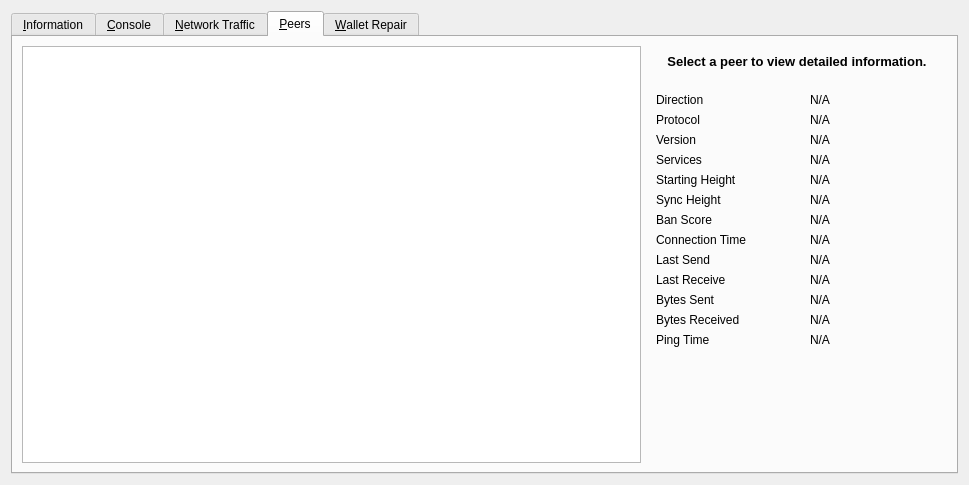
<?xml version="1.0" encoding="UTF-8"?>
<ui version="4.0">
 <class>RPCConsole</class>
 <widget class="QDialog" name="RPCConsole">
  <property name="geometry">
   <rect>
    <x>0</x>
    <y>0</y>
    <width>969</width>
    <height>485</height>
   </rect>
  </property>
  <property name="windowTitle">
   <string>Tools window</string>
  </property>
  <layout class="QVBoxLayout" name="verticalLayout_2">
   <item>
    <widget class="QTabWidget" name="tabWidget">
     <property name="currentIndex">
      <number>3</number>
     </property>
     <widget class="QWidget" name="tab_info">
      <attribute name="title">
       <string>&amp;Information</string>
      </attribute>
      <layout class="QGridLayout" name="gridLayout" columnstretch="0,0">
       <property name="horizontalSpacing">
        <number>12</number>
       </property>
       <item row="0" column="0">
        <widget class="QLabel" name="generalHeader">
         <property name="font">
          <font>
           <weight>75</weight>
           <bold>true</bold>
          </font>
         </property>
         <property name="text">
          <string>General</string>
         </property>
        </widget>
       </item>
       <item row="1" column="0">
        <widget class="QLabel" name="clientNameLabel">
         <property name="text">
          <string>Client name</string>
         </property>
        </widget>
       </item>
       <item row="1" column="1">
        <widget class="QLabel" name="clientName">
         <property name="cursor">
          <cursorShape>IBeamCursor</cursorShape>
         </property>
         <property name="text">
          <string>N/A</string>
         </property>
         <property name="textFormat">
          <enum>Qt::PlainText</enum>
         </property>
         <property name="textInteractionFlags">
          <set>Qt::LinksAccessibleByMouse|Qt::TextSelectableByKeyboard|Qt::TextSelectableByMouse</set>
         </property>
        </widget>
       </item>
       <item row="2" column="0">
        <widget class="QLabel" name="clientVersionLabel">
         <property name="text">
          <string>Client version</string>
         </property>
        </widget>
       </item>
       <item row="2" column="1">
        <widget class="QLabel" name="clientVersion">
         <property name="cursor">
          <cursorShape>IBeamCursor</cursorShape>
         </property>
         <property name="text">
          <string>N/A</string>
         </property>
         <property name="textFormat">
          <enum>Qt::PlainText</enum>
         </property>
         <property name="textInteractionFlags">
          <set>Qt::LinksAccessibleByMouse|Qt::TextSelectableByKeyboard|Qt::TextSelectableByMouse</set>
         </property>
        </widget>
       </item>
       <item row="3" column="0">
        <widget class="QLabel" name="openSSLVersionLabel">
         <property name="text">
          <string>Using OpenSSL version</string>
         </property>
         <property name="indent">
          <number>10</number>
         </property>
        </widget>
       </item>
       <item row="3" column="1">
        <widget class="QLabel" name="openSSLVersion">
         <property name="cursor">
          <cursorShape>IBeamCursor</cursorShape>
         </property>
         <property name="text">
          <string>N/A</string>
         </property>
         <property name="textFormat">
          <enum>Qt::PlainText</enum>
         </property>
         <property name="textInteractionFlags">
          <set>Qt::LinksAccessibleByMouse|Qt::TextSelectableByKeyboard|Qt::TextSelectableByMouse</set>
         </property>
        </widget>
       </item>
       <item row="4" column="0">
        <widget class="QLabel" name="berkeleyDBVersionLabel">
         <property name="text">
          <string>Using BerkeleyDB version</string>
         </property>
         <property name="indent">
          <number>10</number>
         </property>
        </widget>
       </item>
       <item row="4" column="1">
        <widget class="QLabel" name="berkeleyDBVersion">
         <property name="cursor">
          <cursorShape>IBeamCursor</cursorShape>
         </property>
         <property name="text">
          <string>N/A</string>
         </property>
         <property name="textFormat">
          <enum>Qt::PlainText</enum>
         </property>
         <property name="textInteractionFlags">
          <set>Qt::LinksAccessibleByMouse|Qt::TextSelectableByKeyboard|Qt::TextSelectableByMouse</set>
         </property>
        </widget>
       </item>
       <item row="5" column="0">
        <widget class="QLabel" name="buildDateLabel">
         <property name="text">
          <string>Build date</string>
         </property>
        </widget>
       </item>
       <item row="5" column="1">
        <widget class="QLabel" name="buildDate">
         <property name="cursor">
          <cursorShape>IBeamCursor</cursorShape>
         </property>
         <property name="text">
          <string>N/A</string>
         </property>
         <property name="textFormat">
          <enum>Qt::PlainText</enum>
         </property>
         <property name="textInteractionFlags">
          <set>Qt::LinksAccessibleByMouse|Qt::TextSelectableByKeyboard|Qt::TextSelectableByMouse</set>
         </property>
        </widget>
       </item>
       <item row="6" column="0">
        <widget class="QLabel" name="startupTimeLabel">
         <property name="text">
          <string>Startup time</string>
         </property>
        </widget>
       </item>
       <item row="6" column="1">
        <widget class="QLabel" name="startupTime">
         <property name="cursor">
          <cursorShape>IBeamCursor</cursorShape>
         </property>
         <property name="text">
          <string>N/A</string>
         </property>
         <property name="textFormat">
          <enum>Qt::PlainText</enum>
         </property>
         <property name="textInteractionFlags">
          <set>Qt::LinksAccessibleByMouse|Qt::TextSelectableByKeyboard|Qt::TextSelectableByMouse</set>
         </property>
        </widget>
       </item>
       <item row="7" column="0">
        <widget class="QLabel" name="networkHeader">
         <property name="font">
          <font>
           <weight>75</weight>
           <bold>true</bold>
          </font>
         </property>
         <property name="text">
          <string>Network</string>
         </property>
        </widget>
       </item>
       <item row="8" column="0">
        <widget class="QLabel" name="networkNameLabel">
         <property name="text">
          <string>Name</string>
         </property>
        </widget>
       </item>
       <item row="8" column="1">
        <widget class="QLabel" name="networkName">
         <property name="cursor">
          <cursorShape>IBeamCursor</cursorShape>
         </property>
         <property name="text">
          <string>N/A</string>
         </property>
         <property name="textFormat">
          <enum>Qt::PlainText</enum>
         </property>
         <property name="textInteractionFlags">
          <set>Qt::LinksAccessibleByMouse|Qt::TextSelectableByKeyboard|Qt::TextSelectableByMouse</set>
         </property>
        </widget>
       </item>
       <item row="9" column="0">
        <widget class="QLabel" name="numberOfConnectionsLabel">
         <property name="text">
          <string>Number of connections</string>
         </property>
        </widget>
       </item>
       <item row="9" column="1">
        <widget class="QLabel" name="numberOfConnections">
         <property name="cursor">
          <cursorShape>IBeamCursor</cursorShape>
         </property>
         <property name="text">
          <string>N/A</string>
         </property>
         <property name="textFormat">
          <enum>Qt::PlainText</enum>
         </property>
         <property name="textInteractionFlags">
          <set>Qt::LinksAccessibleByMouse|Qt::TextSelectableByKeyboard|Qt::TextSelectableByMouse</set>
         </property>
        </widget>
       </item>
       <item row="10" column="0">
        <widget class="QLabel" name="masternodeCountLabel">
         <property name="text">
          <string>Number of Masternodes</string>
         </property>
        </widget>
       </item>
       <item row="10" column="1">
        <widget class="QLabel" name="masternodeCount">
         <property name="text">
          <string>N/A</string>
         </property>
        </widget>
       </item>
       <item row="11" column="0">
        <widget class="QLabel" name="blockchainHeader">
         <property name="font">
          <font>
           <weight>75</weight>
           <bold>true</bold>
          </font>
         </property>
         <property name="text">
          <string>Block chain</string>
         </property>
        </widget>
       </item>
       <item row="12" column="0">
        <widget class="QLabel" name="numberOfBlocksLabel">
         <property name="text">
          <string>Current number of blocks</string>
         </property>
        </widget>
       </item>
       <item row="12" column="1">
        <widget class="QLabel" name="numberOfBlocks">
         <property name="cursor">
          <cursorShape>IBeamCursor</cursorShape>
         </property>
         <property name="text">
          <string>N/A</string>
         </property>
         <property name="textFormat">
          <enum>Qt::PlainText</enum>
         </property>
         <property name="textInteractionFlags">
          <set>Qt::LinksAccessibleByMouse|Qt::TextSelectableByKeyboard|Qt::TextSelectableByMouse</set>
         </property>
        </widget>
       </item>
       <item row="13" column="0">
        <widget class="QLabel" name="lastBlockTimeLabel">
         <property name="text">
          <string>Last block time</string>
         </property>
        </widget>
       </item>
       <item row="13" column="1">
        <widget class="QLabel" name="lastBlockTime">
         <property name="cursor">
          <cursorShape>IBeamCursor</cursorShape>
         </property>
         <property name="text">
          <string>N/A</string>
         </property>
         <property name="textFormat">
          <enum>Qt::PlainText</enum>
         </property>
         <property name="textInteractionFlags">
          <set>Qt::LinksAccessibleByMouse|Qt::TextSelectableByKeyboard|Qt::TextSelectableByMouse</set>
         </property>
        </widget>
       </item>
       <item row="14" column="0">
        <spacer name="verticalSpacer_2">
         <property name="orientation">
          <enum>Qt::Vertical</enum>
         </property>
         <property name="sizeHint" stdset="0">
          <size>
           <width>20</width>
           <height>20</height>
          </size>
         </property>
        </spacer>
       </item>
       <item row="15" column="0">
        <widget class="QLabel" name="debugLogFileHeader">
         <property name="font">
          <font>
           <weight>75</weight>
           <bold>true</bold>
          </font>
         </property>
         <property name="text">
          <string>Debug log file</string>
         </property>
        </widget>
       </item>
       <item row="16" column="0">
        <widget class="QPushButton" name="openDebugLogfileButton">
         <property name="toolTip">
          <string>Open the Cryptocurrency debug log file from the current data directory. This can take a few seconds for large log files.</string>
         </property>
         <property name="text">
          <string>&amp;Open</string>
         </property>
         <property name="autoDefault">
          <bool>false</bool>
         </property>
        </widget>
       </item>
      </layout>
     </widget>
     <widget class="QWidget" name="tab_console">
      <attribute name="title">
       <string>&amp;Console</string>
      </attribute>
      <layout class="QVBoxLayout" name="verticalLayout_3">
       <property name="spacing">
        <number>3</number>
       </property>
       <item>
        <widget class="QTextEdit" name="messagesWidget">
         <property name="minimumSize">
          <size>
           <width>0</width>
           <height>100</height>
          </size>
         </property>
         <property name="readOnly">
          <bool>true</bool>
         </property>
         <property name="tabKeyNavigation" stdset="0">
          <bool>false</bool>
         </property>
         <property name="columnCount" stdset="0">
          <number>2</number>
         </property>
        </widget>
       </item>
       <item>
        <layout class="QHBoxLayout" name="horizontalLayout">
         <property name="spacing">
          <number>3</number>
         </property>
         <item>
          <widget class="QLabel" name="label">
           <property name="text">
            <string notr="true">&gt;</string>
           </property>
          </widget>
         </item>
         <item>
          <widget class="QLineEdit" name="lineEdit"/>
         </item>
         <item>
          <widget class="QPushButton" name="clearButton">
           <property name="maximumSize">
            <size>
             <width>24</width>
             <height>24</height>
            </size>
           </property>
           <property name="toolTip">
            <string>Clear console</string>
           </property>
           <property name="text">
            <string/>
           </property>
           <property name="icon">
            <iconset resource="../cryptocurrency.qrc">
             <normaloff>:/icons/remove</normaloff>:/icons/remove</iconset>
           </property>
           <property name="shortcut">
            <string notr="true">Ctrl+L</string>
           </property>
           <property name="autoDefault">
            <bool>false</bool>
           </property>
          </widget>
         </item>
        </layout>
       </item>
      </layout>
     </widget>
     <widget class="QWidget" name="tab_nettraffic">
      <attribute name="title">
       <string>&amp;Network Traffic</string>
      </attribute>
      <layout class="QHBoxLayout" name="horizontalLayout_3">
       <item>
        <layout class="QVBoxLayout" name="verticalLayout_4">
         <item>
          <widget class="TrafficGraphWidget" name="trafficGraph" native="true">
           <property name="sizePolicy">
            <sizepolicy hsizetype="Expanding" vsizetype="Expanding">
             <horstretch>0</horstretch>
             <verstretch>0</verstretch>
            </sizepolicy>
           </property>
          </widget>
         </item>
         <item>
          <layout class="QHBoxLayout" name="horizontalLayout_2">
           <item>
            <widget class="QSlider" name="sldGraphRange">
             <property name="minimum">
              <number>1</number>
             </property>
             <property name="maximum">
              <number>288</number>
             </property>
             <property name="pageStep">
              <number>12</number>
             </property>
             <property name="value">
              <number>6</number>
             </property>
             <property name="orientation">
              <enum>Qt::Horizontal</enum>
             </property>
            </widget>
           </item>
           <item>
            <widget class="QLabel" name="lblGraphRange">
             <property name="minimumSize">
              <size>
               <width>100</width>
               <height>0</height>
              </size>
             </property>
             <property name="alignment">
              <set>Qt::AlignCenter</set>
             </property>
            </widget>
           </item>
           <item>
            <widget class="QPushButton" name="btnClearTrafficGraph">
             <property name="text">
              <string>&amp;Clear</string>
             </property>
             <property name="autoDefault">
              <bool>false</bool>
             </property>
            </widget>
           </item>
          </layout>
         </item>
        </layout>
       </item>
       <item>
        <layout class="QVBoxLayout" name="verticalLayout">
         <item>
          <widget class="QGroupBox" name="groupBox">
           <property name="title">
            <string>Totals</string>
           </property>
           <layout class="QVBoxLayout" name="verticalLayout_5">
            <item>
             <layout class="QHBoxLayout" name="horizontalLayout_4">
              <item>
               <widget class="Line" name="line">
                <property name="sizePolicy">
                 <sizepolicy hsizetype="Fixed" vsizetype="Fixed">
                  <horstretch>0</horstretch>
                  <verstretch>0</verstretch>
                 </sizepolicy>
                </property>
                <property name="minimumSize">
                 <size>
                  <width>10</width>
                  <height>0</height>
                 </size>
                </property>
                <property name="palette">
                 <palette>
                  <active>
                   <colorrole role="Light">
                    <brush brushstyle="SolidPattern">
                     <color alpha="255">
                      <red>0</red>
                      <green>255</green>
                      <blue>0</blue>
                     </color>
                    </brush>
                   </colorrole>
                  </active>
                  <inactive>
                   <colorrole role="Light">
                    <brush brushstyle="SolidPattern">
                     <color alpha="255">
                      <red>0</red>
                      <green>255</green>
                      <blue>0</blue>
                     </color>
                    </brush>
                   </colorrole>
                  </inactive>
                  <disabled>
                   <colorrole role="Light">
                    <brush brushstyle="SolidPattern">
                     <color alpha="255">
                      <red>0</red>
                      <green>255</green>
                      <blue>0</blue>
                     </color>
                    </brush>
                   </colorrole>
                  </disabled>
                 </palette>
                </property>
                <property name="orientation">
                 <enum>Qt::Horizontal</enum>
                </property>
               </widget>
              </item>
              <item>
               <widget class="QLabel" name="label_16">
                <property name="text">
                 <string>Received</string>
                </property>
               </widget>
              </item>
              <item>
               <widget class="QLabel" name="lblBytesIn">
                <property name="minimumSize">
                 <size>
                  <width>50</width>
                  <height>0</height>
                 </size>
                </property>
                <property name="alignment">
                 <set>Qt::AlignRight|Qt::AlignTrailing|Qt::AlignVCenter</set>
                </property>
               </widget>
              </item>
             </layout>
            </item>
            <item>
             <layout class="QHBoxLayout" name="horizontalLayout_5">
              <item>
               <widget class="Line" name="line_2">
                <property name="sizePolicy">
                 <sizepolicy hsizetype="Fixed" vsizetype="Fixed">
                  <horstretch>0</horstretch>
                  <verstretch>0</verstretch>
                 </sizepolicy>
                </property>
                <property name="minimumSize">
                 <size>
                  <width>10</width>
                  <height>0</height>
                 </size>
                </property>
                <property name="palette">
                 <palette>
                  <active>
                   <colorrole role="Light">
                    <brush brushstyle="SolidPattern">
                     <color alpha="255">
                      <red>255</red>
                      <green>0</green>
                      <blue>0</blue>
                     </color>
                    </brush>
                   </colorrole>
                  </active>
                  <inactive>
                   <colorrole role="Light">
                    <brush brushstyle="SolidPattern">
                     <color alpha="255">
                      <red>255</red>
                      <green>0</green>
                      <blue>0</blue>
                     </color>
                    </brush>
                   </colorrole>
                  </inactive>
                  <disabled>
                   <colorrole role="Light">
                    <brush brushstyle="SolidPattern">
                     <color alpha="255">
                      <red>255</red>
                      <green>0</green>
                      <blue>0</blue>
                     </color>
                    </brush>
                   </colorrole>
                  </disabled>
                 </palette>
                </property>
                <property name="orientation">
                 <enum>Qt::Horizontal</enum>
                </property>
               </widget>
              </item>
              <item>
               <widget class="QLabel" name="label_17">
                <property name="text">
                 <string>Sent</string>
                </property>
               </widget>
              </item>
              <item>
               <widget class="QLabel" name="lblBytesOut">
                <property name="minimumSize">
                 <size>
                  <width>50</width>
                  <height>0</height>
                 </size>
                </property>
                <property name="alignment">
                 <set>Qt::AlignRight|Qt::AlignTrailing|Qt::AlignVCenter</set>
                </property>
               </widget>
              </item>
             </layout>
            </item>
            <item>
             <spacer name="verticalSpacer_4">
              <property name="orientation">
               <enum>Qt::Vertical</enum>
              </property>
              <property name="sizeHint" stdset="0">
               <size>
                <width>20</width>
                <height>407</height>
               </size>
              </property>
             </spacer>
            </item>
           </layout>
          </widget>
         </item>
        </layout>
       </item>
      </layout>
     </widget>
     <widget class="QWidget" name="tab_peers">
      <attribute name="title">
       <string>&amp;Peers</string>
      </attribute>
      <layout class="QGridLayout" name="gridLayout_2">
       <item row="0" column="0" rowspan="2">
        <widget class="QTableView" name="peerWidget">
         <property name="horizontalScrollBarPolicy">
          <enum>Qt::ScrollBarAsNeeded</enum>
         </property>
         <property name="sortingEnabled">
          <bool>true</bool>
         </property>
         <attribute name="horizontalHeaderHighlightSections">
          <bool>false</bool>
         </attribute>
        </widget>
       </item>
       <item row="0" column="1">
        <widget class="QLabel" name="peerHeading">
         <property name="sizePolicy">
          <sizepolicy hsizetype="Preferred" vsizetype="Minimum">
           <horstretch>0</horstretch>
           <verstretch>0</verstretch>
          </sizepolicy>
         </property>
         <property name="minimumSize">
          <size>
           <width>300</width>
           <height>32</height>
          </size>
         </property>
         <property name="font">
          <font>
           <pointsize>10</pointsize>
           <weight>75</weight>
           <bold>true</bold>
          </font>
         </property>
         <property name="cursor">
          <cursorShape>IBeamCursor</cursorShape>
         </property>
         <property name="text">
          <string>Select a peer to view detailed information.</string>
         </property>
         <property name="alignment">
          <set>Qt::AlignCenter</set>
         </property>
         <property name="wordWrap">
          <bool>true</bool>
         </property>
         <property name="textInteractionFlags">
          <set>Qt::LinksAccessibleByMouse|Qt::TextSelectableByKeyboard|Qt::TextSelectableByMouse</set>
         </property>
        </widget>
       </item>
       <item row="1" column="1">
        <widget class="QWidget" name="detailWidget" native="true">
         <property name="minimumSize">
          <size>
           <width>300</width>
           <height>0</height>
          </size>
         </property>
         <layout class="QGridLayout" name="gridLayout_3">
          <item row="0" column="0">
           <widget class="QLabel" name="label_23">
            <property name="text">
             <string>Direction</string>
            </property>
           </widget>
          </item>
          <item row="0" column="2">
           <widget class="QLabel" name="peerDirection">
            <property name="cursor">
             <cursorShape>IBeamCursor</cursorShape>
            </property>
            <property name="text">
             <string>N/A</string>
            </property>
            <property name="textFormat">
             <enum>Qt::PlainText</enum>
            </property>
            <property name="textInteractionFlags">
             <set>Qt::LinksAccessibleByMouse|Qt::TextSelectableByKeyboard|Qt::TextSelectableByMouse</set>
            </property>
           </widget>
          </item>
          <item row="1" column="0">
           <widget class="QLabel" name="label_21">
            <property name="text">
             <string>Protocol</string>
            </property>
           </widget>
          </item>
          <item row="1" column="2">
           <widget class="QLabel" name="peerVersion">
            <property name="cursor">
             <cursorShape>IBeamCursor</cursorShape>
            </property>
            <property name="text">
             <string>N/A</string>
            </property>
            <property name="textFormat">
             <enum>Qt::PlainText</enum>
            </property>
            <property name="textInteractionFlags">
             <set>Qt::LinksAccessibleByMouse|Qt::TextSelectableByKeyboard|Qt::TextSelectableByMouse</set>
            </property>
           </widget>
          </item>
          <item row="2" column="0">
           <widget class="QLabel" name="label_28">
            <property name="text">
             <string>Version</string>
            </property>
           </widget>
          </item>
          <item row="2" column="2">
           <widget class="QLabel" name="peerSubversion">
            <property name="cursor">
             <cursorShape>IBeamCursor</cursorShape>
            </property>
            <property name="text">
             <string>N/A</string>
            </property>
            <property name="textFormat">
             <enum>Qt::PlainText</enum>
            </property>
            <property name="textInteractionFlags">
             <set>Qt::LinksAccessibleByMouse|Qt::TextSelectableByKeyboard|Qt::TextSelectableByMouse</set>
            </property>
           </widget>
          </item>
          <item row="3" column="0">
           <widget class="QLabel" name="label_4">
            <property name="text">
             <string>Services</string>
            </property>
           </widget>
          </item>
          <item row="3" column="2">
           <widget class="QLabel" name="peerServices">
            <property name="cursor">
             <cursorShape>IBeamCursor</cursorShape>
            </property>
            <property name="text">
             <string>N/A</string>
            </property>
            <property name="textFormat">
             <enum>Qt::PlainText</enum>
            </property>
            <property name="textInteractionFlags">
             <set>Qt::LinksAccessibleByMouse|Qt::TextSelectableByKeyboard|Qt::TextSelectableByMouse</set>
            </property>
           </widget>
          </item>
          <item row="5" column="0">
           <widget class="QLabel" name="label_29">
            <property name="text">
             <string>Starting Height</string>
            </property>
           </widget>
          </item>
          <item row="5" column="2">
           <widget class="QLabel" name="peerHeight">
            <property name="cursor">
             <cursorShape>IBeamCursor</cursorShape>
            </property>
            <property name="text">
             <string>N/A</string>
            </property>
            <property name="textFormat">
             <enum>Qt::PlainText</enum>
            </property>
            <property name="textInteractionFlags">
             <set>Qt::LinksAccessibleByMouse|Qt::TextSelectableByKeyboard|Qt::TextSelectableByMouse</set>
            </property>
           </widget>
          </item>
          <item row="6" column="0">
           <widget class="QLabel" name="label_27">
            <property name="text">
             <string>Sync Height</string>
            </property>
           </widget>
          </item>
          <item row="6" column="2">
           <widget class="QLabel" name="peerSyncHeight">
            <property name="cursor">
             <cursorShape>IBeamCursor</cursorShape>
            </property>
            <property name="text">
             <string>N/A</string>
            </property>
            <property name="textFormat">
             <enum>Qt::PlainText</enum>
            </property>
            <property name="textInteractionFlags">
             <set>Qt::LinksAccessibleByMouse|Qt::TextSelectableByKeyboard|Qt::TextSelectableByMouse</set>
            </property>
           </widget>
          </item>
          <item row="7" column="0">
           <widget class="QLabel" name="label_24">
            <property name="text">
             <string>Ban Score</string>
            </property>
           </widget>
          </item>
          <item row="7" column="2">
           <widget class="QLabel" name="peerBanScore">
            <property name="cursor">
             <cursorShape>IBeamCursor</cursorShape>
            </property>
            <property name="text">
             <string>N/A</string>
            </property>
            <property name="textFormat">
             <enum>Qt::PlainText</enum>
            </property>
            <property name="textInteractionFlags">
             <set>Qt::LinksAccessibleByMouse|Qt::TextSelectableByKeyboard|Qt::TextSelectableByMouse</set>
            </property>
           </widget>
          </item>
          <item row="8" column="0">
           <widget class="QLabel" name="label_22">
            <property name="text">
             <string>Connection Time</string>
            </property>
           </widget>
          </item>
          <item row="8" column="2">
           <widget class="QLabel" name="peerConnTime">
            <property name="cursor">
             <cursorShape>IBeamCursor</cursorShape>
            </property>
            <property name="text">
             <string>N/A</string>
            </property>
            <property name="textFormat">
             <enum>Qt::PlainText</enum>
            </property>
            <property name="textInteractionFlags">
             <set>Qt::LinksAccessibleByMouse|Qt::TextSelectableByKeyboard|Qt::TextSelectableByMouse</set>
            </property>
           </widget>
          </item>
          <item row="9" column="0">
           <widget class="QLabel" name="label_15">
            <property name="text">
             <string>Last Send</string>
            </property>
           </widget>
          </item>
          <item row="9" column="2">
           <widget class="QLabel" name="peerLastSend">
            <property name="cursor">
             <cursorShape>IBeamCursor</cursorShape>
            </property>
            <property name="text">
             <string>N/A</string>
            </property>
            <property name="textFormat">
             <enum>Qt::PlainText</enum>
            </property>
            <property name="textInteractionFlags">
             <set>Qt::LinksAccessibleByMouse|Qt::TextSelectableByKeyboard|Qt::TextSelectableByMouse</set>
            </property>
           </widget>
          </item>
          <item row="10" column="0">
           <widget class="QLabel" name="label_19">
            <property name="text">
             <string>Last Receive</string>
            </property>
           </widget>
          </item>
          <item row="10" column="2">
           <widget class="QLabel" name="peerLastRecv">
            <property name="cursor">
             <cursorShape>IBeamCursor</cursorShape>
            </property>
            <property name="text">
             <string>N/A</string>
            </property>
            <property name="textFormat">
             <enum>Qt::PlainText</enum>
            </property>
            <property name="textInteractionFlags">
             <set>Qt::LinksAccessibleByMouse|Qt::TextSelectableByKeyboard|Qt::TextSelectableByMouse</set>
            </property>
           </widget>
          </item>
          <item row="11" column="0">
           <widget class="QLabel" name="label_18">
            <property name="text">
             <string>Bytes Sent</string>
            </property>
           </widget>
          </item>
          <item row="11" column="2">
           <widget class="QLabel" name="peerBytesSent">
            <property name="cursor">
             <cursorShape>IBeamCursor</cursorShape>
            </property>
            <property name="text">
             <string>N/A</string>
            </property>
            <property name="textFormat">
             <enum>Qt::PlainText</enum>
            </property>
            <property name="textInteractionFlags">
             <set>Qt::LinksAccessibleByMouse|Qt::TextSelectableByKeyboard|Qt::TextSelectableByMouse</set>
            </property>
           </widget>
          </item>
          <item row="12" column="0">
           <widget class="QLabel" name="label_20">
            <property name="text">
             <string>Bytes Received</string>
            </property>
           </widget>
          </item>
          <item row="12" column="2">
           <widget class="QLabel" name="peerBytesRecv">
            <property name="cursor">
             <cursorShape>IBeamCursor</cursorShape>
            </property>
            <property name="text">
             <string>N/A</string>
            </property>
            <property name="textFormat">
             <enum>Qt::PlainText</enum>
            </property>
            <property name="textInteractionFlags">
             <set>Qt::LinksAccessibleByMouse|Qt::TextSelectableByKeyboard|Qt::TextSelectableByMouse</set>
            </property>
           </widget>
          </item>
          <item row="13" column="0">
           <widget class="QLabel" name="label_26">
            <property name="text">
             <string>Ping Time</string>
            </property>
           </widget>
          </item>
          <item row="13" column="2">
           <widget class="QLabel" name="peerPingTime">
            <property name="cursor">
             <cursorShape>IBeamCursor</cursorShape>
            </property>
            <property name="text">
             <string>N/A</string>
            </property>
            <property name="textFormat">
             <enum>Qt::PlainText</enum>
            </property>
            <property name="textInteractionFlags">
             <set>Qt::LinksAccessibleByMouse|Qt::TextSelectableByKeyboard|Qt::TextSelectableByMouse</set>
            </property>
           </widget>
          </item>
          <item row="14" column="1">
           <spacer name="verticalSpacer_3">
            <property name="orientation">
             <enum>Qt::Vertical</enum>
            </property>
            <property name="sizeHint" stdset="0">
             <size>
              <width>20</width>
              <height>40</height>
             </size>
            </property>
           </spacer>
          </item>
         </layout>
        </widget>
       </item>
      </layout>
     </widget>
     <widget class="QWidget" name="tab_repair">
      <attribute name="title">
       <string>&amp;Wallet Repair</string>
      </attribute>
      <layout class="QGridLayout" name="gridLayout_4" columnstretch="0,1,0,2">
       <property name="horizontalSpacing">
        <number>12</number>
       </property>
       <item row="0" column="0" colspan="4">
        <widget class="QLabel" name="label_repair_header">
         <property name="font">
          <font>
           <weight>75</weight>
           <bold>true</bold>
          </font>
         </property>
         <property name="text">
          <string>Wallet repair options.</string>
         </property>
        </widget>
       </item>
       <item row="1" column="0" colspan="4">
        <widget class="QLabel" name="label_repair_helptext">
         <property name="font">
          <font>
           <weight>50</weight>
           <bold>false</bold>
          </font>
         </property>
         <property name="text">
          <string>The buttons below will restart the wallet with command-line options to repair the wallet, fix issues with corrupt blockhain files or missing/obsolete transactions.</string>
         </property>
         <property name="wordWrap">
          <bool>true</bool>
         </property>
        </widget>
       </item>
       <item row="2" column="0">
        <widget class="QLabel" name="wallet_path_label">
         <property name="text">
          <string>Wallet In Use:</string>
         </property>
        </widget>
       </item>
       <item row="2" column="1" colspan="3">
        <widget class="QLabel" name="wallet_path">
         <property name="cursor">
          <cursorShape>IBeamCursor</cursorShape>
         </property>
         <property name="text">
          <string>N/A</string>
         </property>
         <property name="textFormat">
          <enum>Qt::PlainText</enum>
         </property>
         <property name="textInteractionFlags">
          <set>Qt::LinksAccessibleByMouse|Qt::TextSelectableByKeyboard|Qt::TextSelectableByMouse</set>
         </property>
        </widget>
       </item>
       <item row="3" column="0">
        <spacer name="verticalSpacer_repair1">
         <property name="orientation">
          <enum>Qt::Vertical</enum>
         </property>
         <property name="sizeHint" stdset="0">
          <size>
           <width>10</width>
           <height>10</height>
          </size>
         </property>
        </spacer>
       </item>
       <item row="4" column="0" colspan="2">
        <widget class="QPushButton" name="btn_salvagewallet">
         <property name="minimumSize">
          <size>
           <width>100</width>
           <height>23</height>
          </size>
         </property>
         <property name="text">
          <string>Salvage wallet</string>
         </property>
        </widget>
       </item>
       <item row="4" column="2">
        <widget class="QLabel" name="label_repair_salvage_command">
         <property name="text">
          <string notr="true">-salvagewallet:</string>
         </property>
        </widget>
       </item>
       <item row="4" column="3">
        <widget class="QLabel" name="label_repair_salvage">
         <property name="text">
          <string>Attempt to recover private keys from a corrupt wallet.dat.</string>
         </property>
         <property name="wordWrap">
          <bool>true</bool>
         </property>
        </widget>
       </item>
       <item row="5" column="0" colspan="2">
        <widget class="QPushButton" name="btn_rescan">
         <property name="minimumSize">
          <size>
           <width>100</width>
           <height>23</height>
          </size>
         </property>
         <property name="text">
          <string>Rescan blockchain files</string>
         </property>
        </widget>
       </item>
       <item row="5" column="2">
        <widget class="QLabel" name="label_repair_rescan_command">
         <property name="text">
          <string notr="true">-rescan:</string>
         </property>
        </widget>
       </item>
       <item row="5" column="3">
        <widget class="QLabel" name="label_repair_rescan">
         <property name="text">
          <string>Rescan the block chain for missing wallet transactions.</string>
         </property>
         <property name="wordWrap">
          <bool>true</bool>
         </property>
        </widget>
       </item>
       <item row="6" column="0" colspan="2">
        <widget class="QPushButton" name="btn_zapwallettxes1">
         <property name="minimumSize">
          <size>
           <width>100</width>
           <height>23</height>
          </size>
         </property>
         <property name="text">
          <string>Recover transactions 1</string>
         </property>
        </widget>
       </item>
       <item row="6" column="2">
        <widget class="QLabel" name="label_repair_zap1_command">
         <property name="text">
          <string notr="true">-zapwallettxes=1:</string>
         </property>
        </widget>
       </item>
       <item row="6" column="3">
        <widget class="QLabel" name="label_repair_zap1">
         <property name="text">
          <string>Recover transactions from blockchain (keep meta-data, e.g. account owner).</string>
         </property>
         <property name="wordWrap">
          <bool>true</bool>
         </property>
        </widget>
       </item>
       <item row="7" column="0" colspan="2">
        <widget class="QPushButton" name="btn_zapwallettxes2">
         <property name="minimumSize">
          <size>
           <width>100</width>
           <height>23</height>
          </size>
         </property>
         <property name="text">
          <string>Recover transactions 2</string>
         </property>
        </widget>
       </item>
       <item row="7" column="2">
        <widget class="QLabel" name="label_repair_zap2_command">
         <property name="text">
          <string notr="true">-zapwallettxes=2:</string>
         </property>
        </widget>
       </item>
       <item row="7" column="3">
        <widget class="QLabel" name="label_repair_zap2">
         <property name="text">
          <string>Recover transactions from blockchain (drop meta-data).</string>
         </property>
         <property name="wordWrap">
          <bool>true</bool>
         </property>
        </widget>
       </item>
       <item row="8" column="0" colspan="2">
        <widget class="QPushButton" name="btn_upgradewallet">
         <property name="minimumSize">
          <size>
           <width>100</width>
           <height>23</height>
          </size>
         </property>
         <property name="text">
          <string>Upgrade wallet format</string>
         </property>
        </widget>
       </item>
       <item row="8" column="2">
        <widget class="QLabel" name="label_repair_upgrade_command">
         <property name="text">
          <string notr="true">-upgradewallet:</string>
         </property>
        </widget>
       </item>
       <item row="8" column="3">
        <widget class="QLabel" name="label_repair_upgrade">
         <property name="text">
          <string>Upgrade wallet to latest format on startup. (Note: this is NOT an update of the wallet itself!)</string>
         </property>
         <property name="wordWrap">
          <bool>true</bool>
         </property>
        </widget>
       </item>
       <item row="9" column="0" colspan="2">
        <widget class="QPushButton" name="btn_reindex">
         <property name="minimumSize">
          <size>
           <width>100</width>
           <height>23</height>
          </size>
         </property>
         <property name="text">
          <string>Rebuild index</string>
         </property>
        </widget>
       </item>
       <item row="9" column="2">
        <widget class="QLabel" name="label_repair_reindex_command">
         <property name="text">
          <string notr="true">-reindex:</string>
         </property>
        </widget>
       </item>
       <item row="9" column="3">
        <widget class="QLabel" name="label_repair_reindex">
         <property name="text">
          <string>Rebuild block chain index from current blk000??.dat files.</string>
         </property>
         <property name="wordWrap">
          <bool>true</bool>
         </property>
        </widget>
       </item>
       <item row="10" column="0">
        <spacer name="verticalSpacer_repair2">
         <property name="orientation">
          <enum>Qt::Vertical</enum>
         </property>
         <property name="sizeHint" stdset="0">
          <size>
           <width>20</width>
           <height>10</height>
          </size>
         </property>
        </spacer>
       </item>
      </layout>
     </widget>
    </widget>
   </item>
  </layout>
 </widget>
 <customwidgets>
  <customwidget>
   <class>TrafficGraphWidget</class>
   <extends>QWidget</extends>
   <header>trafficgraphwidget.h</header>
   <container>1</container>
   <slots>
    <slot>clear()</slot>
   </slots>
  </customwidget>
 </customwidgets>
 <resources>
  <include location="../cryptocurrency.qrc"/>
 </resources>
 <connections/>
</ui>
